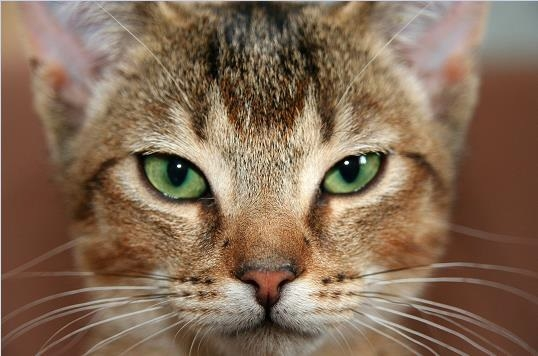
#> input picture cat1.jpg, 538 x 356 px
$ jupyter execute street.ipynb
#> lines starting #> are read from the running program, lines starting #| are printed output that depends on the picture; after the words box and inside, x2 and y2 are one past the last pixel; in counts of white or black regions, pixels touching at a corner belong together
[cell 1]
import cv2
import numpy as np
from google.colab.patches import cv2_imshow


img_original = cv2.imread('cat1.jpg')
#> img_original is the input picture: shape (356, 538, 3); mean B, G, R 85.9, 107.5, 132.5
#img_resize = cv2.resize(img_original, (700, 600), interpolation=cv2.INTER_CUBIC)

for i in range(50):
    img_bilateral_filter = cv2.bilateralFilter(img_original, 9, 9, 7)
    img_gray = cv2.cvtColor(img_bilateral_filter, cv2.COLOR_BGR2GRAY)
    img_median_blur = cv2.medianBlur(img_gray, 5)
    img_adaptive_threshold = cv2.adaptiveThreshold(img_median_blur, 255, cv2.ADAPTIVE_THRESH_MEAN_C, cv2.THRESH_BINARY, 11, 2)
    img_color = cv2.cvtColor(img_adaptive_threshold, cv2.COLOR_GRAY2BGR)
    img_cartoon = cv2.bitwise_and(img_original, img_color)
#> this loop made 50 passes
#> pass 1, `img_gray = cv2.cvtColor(img_bilateral_filter, cv2.COLOR_BGR2GRAY)`:
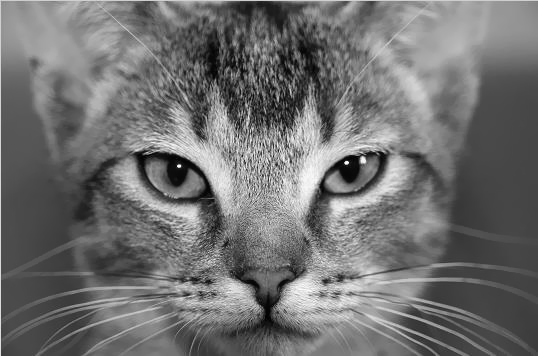
#> img_gray: shape (356, 538); min 2, max 252, mean 112.5
#> pass 1, `img_median_blur = cv2.medianBlur(img_gray, 5)`:
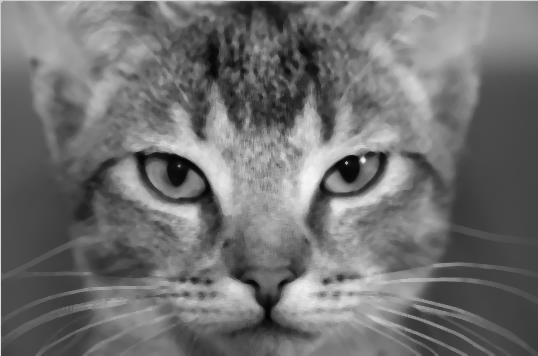
#> img_median_blur: shape (356, 538); min 3, max 245, mean 112.3
#> pass 1, `img_adaptive_threshold = cv2.adaptiveThreshold(img_median_blur, 255, c..`:
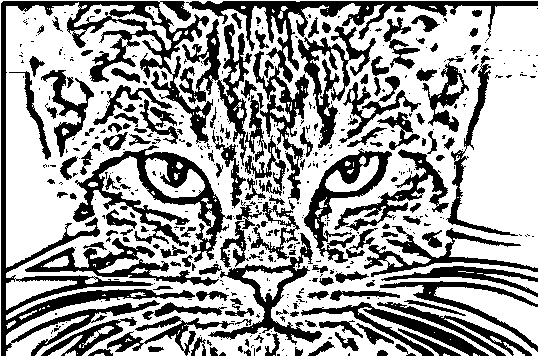
#> img_adaptive_threshold: shape (356, 538); 62.9% white; 500 black regions (344 under 20 px), largest, box (x1, y1, x2, y2) and area: (1, 1, 213, 356) 11614, (186, 1, 538, 201) 6549, (73, 145, 232, 262) 4821
cv2_imshow(img_color)
cv2_imshow(img_median_blur)
cv2_imshow(img_adaptive_threshold)
cv2_imshow(img_gray)
cv2_imshow(img_cartoon)
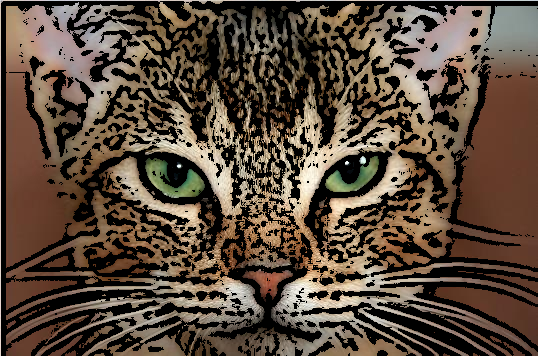
#> shown: shape (356, 538, 3); mean B, G, R 60.6, 74.3, 90.2
cv2_imshow(img_original)
cv2.waitKey(0)
cv2.destroyAllWindows()

$ run again, with a.jpg copied over cat1.jpg
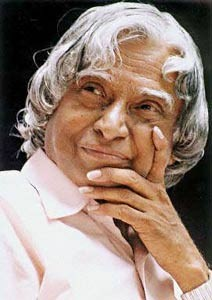
#> input picture a.jpg, 212 x 300 px
#> img_original is the input picture: shape (300, 212, 3); mean B, G, R 121.6, 133.6, 154.9
#> the loop `for i in range(50):` made 50 passes
#> pass 1, `img_adaptive_threshold = cv2.adaptiveThreshold(img_median_blur, 255, c..`:
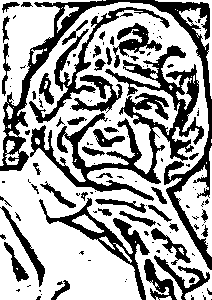
#> img_adaptive_threshold: shape (300, 212); 64.6% white; 129 black regions (81 under 20 px), largest, box (x1, y1, x2, y2) and area: (30, 45, 204, 201) 6248, (0, 0, 212, 270) 5650, (39, 198, 150, 300) 1749
#> `cv2_imshow(img_cartoon)`:
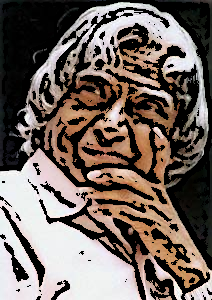
#> shown: shape (300, 212, 3); mean B, G, R 94.8, 101.3, 113.3

$ run again, with arha.jpg copied over cat1.jpg
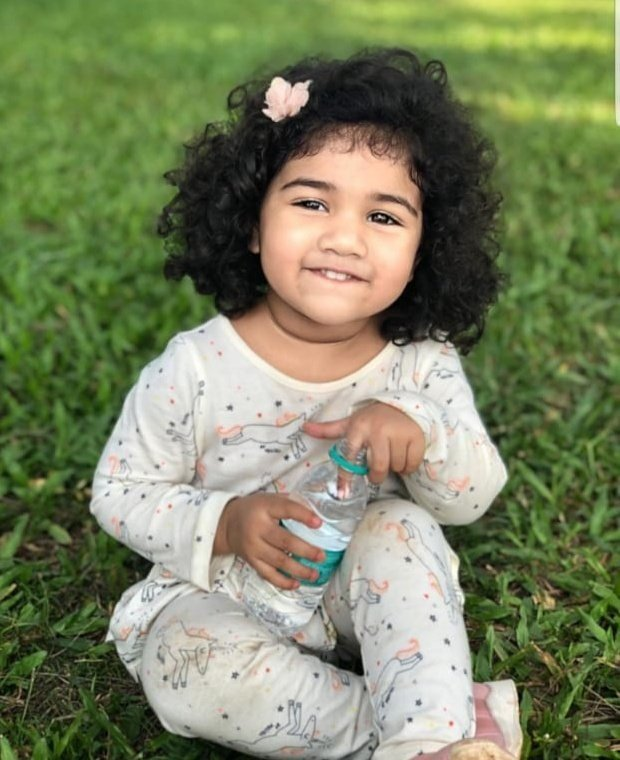
#> input picture arha.jpg, 620 x 760 px
#> img_original is the input picture: shape (760, 620, 3); mean B, G, R 96.1, 130.4, 122.4
#> the loop `for i in range(50):` made 50 passes
#> pass 1, `img_adaptive_threshold = cv2.adaptiveThreshold(img_median_blur, 255, c..`:
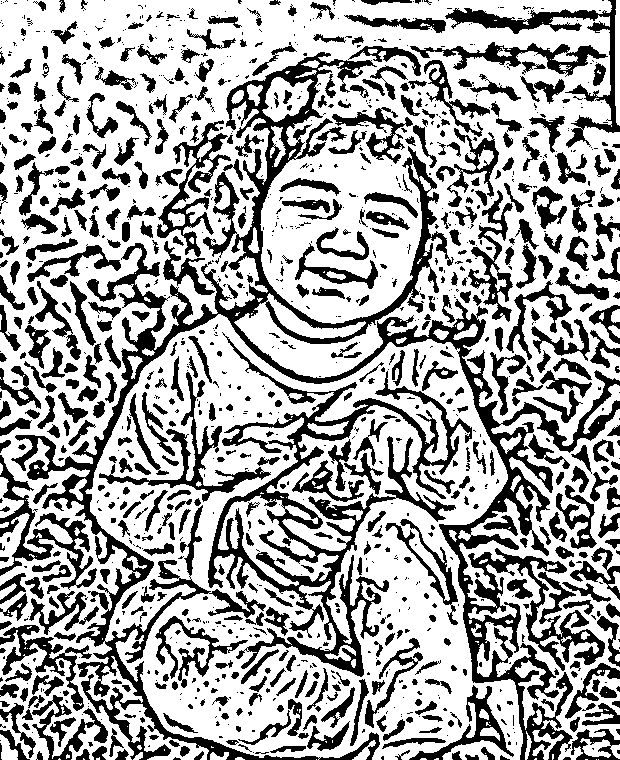
#> img_adaptive_threshold: shape (760, 620); 65.8% white; 1231 black regions (679 under 20 px), largest, box (x1, y1, x2, y2) and area: (11, 52, 620, 760) 44637, (208, 332, 472, 677) 15536, (445, 0, 620, 148) 3325
#> `cv2_imshow(img_cartoon)`:
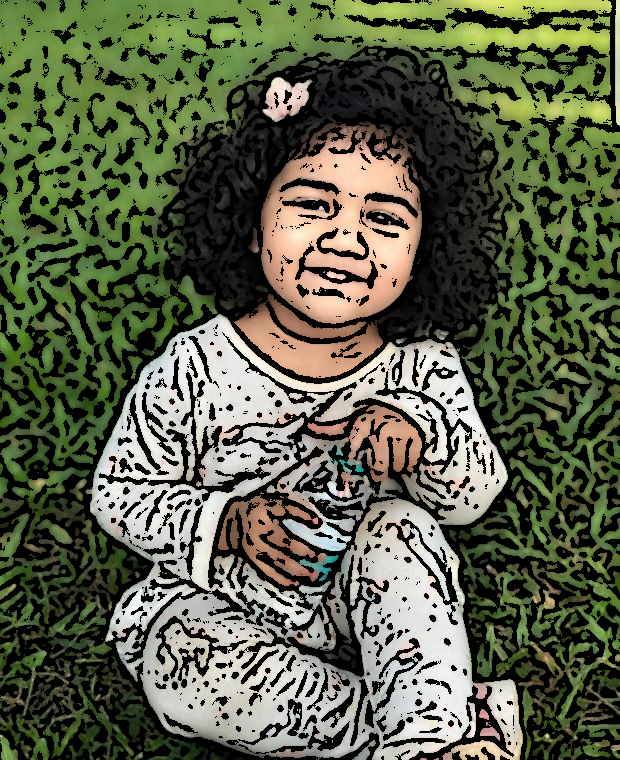
#> shown: shape (760, 620, 3); mean B, G, R 72, 95.7, 90.3

$ run again, with bae1.jpg copied over cat1.jpg
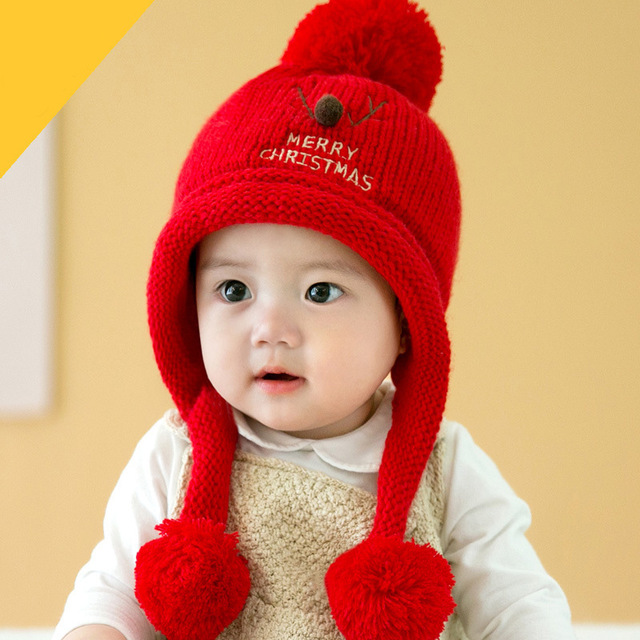
#> input picture bae1.jpg, 640 x 640 px
#> img_original is the input picture: shape (640, 640, 3); mean B, G, R 110.4, 146.2, 213.5
#> the loop `for i in range(50):` made 50 passes
#> pass 1, `img_adaptive_threshold = cv2.adaptiveThreshold(img_median_blur, 255, c..`:
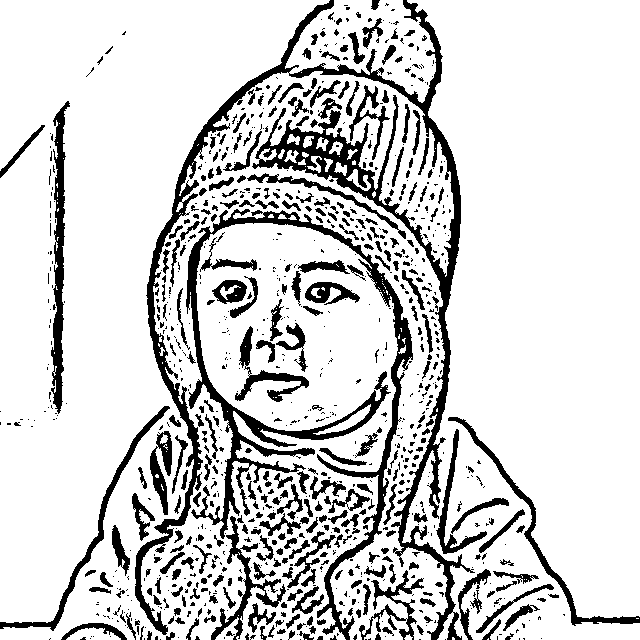
#> img_adaptive_threshold: shape (640, 640); 83% white; 952 black regions (616 under 20 px), largest, box (x1, y1, x2, y2) and area: (135, 0, 475, 640) 18211, (186, 209, 413, 640) 10768, (51, 101, 70, 414) 2532
#> `cv2_imshow(img_cartoon)`:
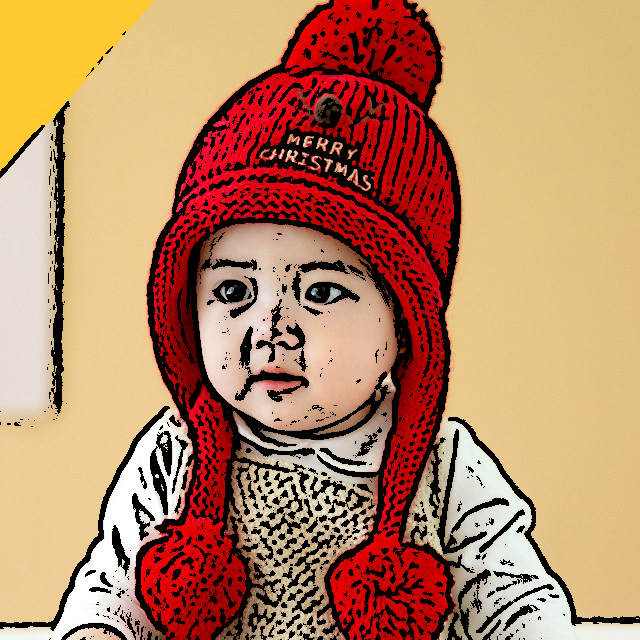
#> shown: shape (640, 640, 3); mean B, G, R 99.7, 133.7, 182.5
